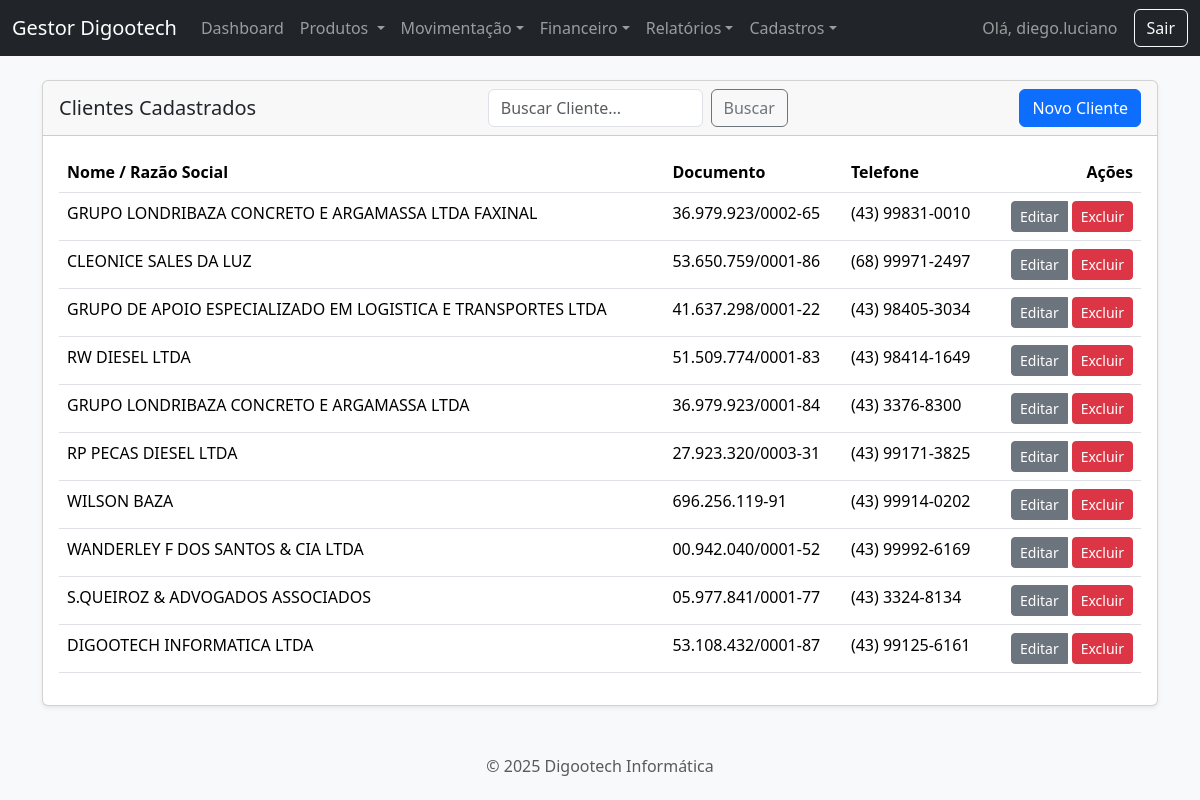
/clientes (signed in), run on the app's committed database.
### app.py (models this page shows, shortened)
class User(UserMixin, db.Model):
    id = db.Column(db.Integer, primary_key=True)
    username = db.Column(db.String(80), unique=True, nullable=False)
    password_hash = db.Column(db.String(200), nullable=False)

class Cliente(db.Model):
    id = db.Column(db.Integer, primary_key=True)
    tipo_pessoa = db.Column(db.String(10), nullable=False, default='FISICA')
    nome = db.Column(db.String(100), unique=True)
    cpf = db.Column(db.String(14), unique=True)
    razao_social = db.Column(db.String(150), unique=True)
    cnpj = db.Column(db.String(18), unique=True)
    inscricao_estadual = db.Column(db.String(20))
    email = db.Column(db.String(100))
    telefone = db.Column(db.String(11))
    cep = db.Column(db.String(9))
    rua = db.Column(db.String(150))
    numero = db.Column(db.String(20))
    bairro = db.Column(db.String(100))
    cidade = db.Column(db.String(100))
    uf = db.Column(db.String(2))
    ordens = db.relationship('OrdemServico', backref='cliente', lazy=True)
    @property
    def nome_exibicao(self): return self.nome if self.tipo_pessoa == 'FISICA' else self.razao_social
    @property
    def documento_exibicao(self):
        doc = self.cpf if self.tipo_pessoa == 'FISICA' else self.cnpj
        if not doc: return ""
        if self.tipo_pessoa == 'FISICA' and len(doc) == 11: return f"{doc[:3]}.{doc[3:6]}.{doc[6:9]}-{doc[9:]}"
        if self.tipo_pessoa == 'JURIDICA' and len(doc) == 14: return f"{doc[:2]}.{doc[2:5]}.{doc[5:8]}/{doc[8:12]}-{doc[12:]}"
        return doc
    @property
    def telefone_formatado(self):
        if not self.telefone: return ""
        n = len(self.telefone)
        if n == 11: return f"({self.telefone[:2]}) {self.telefone[2:7]}-{self.telefone[7:]}"
        if n == 10: return f"({self.telefone[:2]}) {self.telefone[2:6]}-{self.telefone[6:]}"
        return self.telefone

### app.py (the view, shortened to what this page needs)
@app.route('/clientes')
@login_required
def gerenciar_clientes():
    search_term = request.args.get('q', '')
    query = Cliente.query
    todos_clientes = query.order_by(Cliente.id.desc()).all()
    return render_template('clientes.html', clientes=todos_clientes, search_term=search_term)

### app.py (called while the page is built)
@login_manager.user_loader
def load_user(user_id):
    return db.session.get(User, int(user_id))

### templates/clientes.html
{% extends 'base.html' %}
{% block content %}
<div class="card shadow-sm">
    <div class="card-header d-flex justify-content-between align-items-center">
        <h2 class="h5 mb-0">Clientes Cadastrados</h2>
        <form action="{{ url_for('gerenciar_clientes') }}" method="GET" class="d-flex" style="width: 300px;">
            <input class="form-control me-2" type="search" placeholder="Buscar Cliente..." name="q" value="{{ search_term or '' }}">
            <button class="btn btn-outline-secondary" type="submit">Buscar</button>
        </form>
        <a href="{{ url_for('adicionar_cliente') }}" class="btn btn-primary">Novo Cliente</a>
    </div>
    <div class="card-body">
        <table class="table table-hover">
            <thead>
                <tr>
                    <th scope="col">Nome / Razão Social</th>
                    <th scope="col">Documento</th>
                    <th scope="col">Telefone</th>
                    <th scope="col" class="text-end">Ações</th>
                </tr>
            </thead>
            <tbody>
                {% for cliente in clientes %}
                <tr>
                    <td>{{ cliente.nome_exibicao }}</td>
                    <td>{{ cliente.documento_exibicao }}</td>
                    <td>{{ cliente.telefone_formatado }}</td>
                    <td class="text-end">
                        <div class="btn-group">
                            <a href="{{ url_for('editar_cliente', id=cliente.id) }}" class="btn btn-secondary btn-sm">Editar</a>
                            <form action="{{ url_for('deletar_cliente', id=cliente.id) }}" method="POST" class="ms-1" onsubmit="return confirm('ATENÇÃO: A exclusão é permanente. Deseja continuar?');">
                                <button type="submit" class="btn btn-danger btn-sm">Excluir</button>
                            </form>
                        </div>
                    </td>
                </tr>
                {% endfor %}
            </tbody>
        </table>
    </div>
</div>
{% endblock %}

### templates/base.html (shortened to what this page needs)
<!DOCTYPE html>
<html lang="pt-br">
<head>
    <link href="{{ url_for('static', filename='css/bootstrap.min.css') }}" rel="stylesheet">
    <link href="https://cdn.jsdelivr.net/npm/select2@4.1.0-rc.0/dist/css/select2.min.css" rel="stylesheet" />
    <link rel="stylesheet" href="https://cdn.jsdelivr.net/npm/select2-bootstrap-5-theme@1.3.0/dist/select2-bootstrap-5-theme.min.css" />
    <link rel="stylesheet" href="{{ url_for('static', filename='style.css') }}">
</head>
<body class="bg-light {{ body_class or '' }}">
    <nav class="navbar navbar-expand-lg navbar-dark bg-dark">
        <div class="container-fluid">
            <a class="navbar-brand" href="{{ url_for('dashboard') }}">Gestor Digootech</a>
            {% if current_user.is_authenticated %}
            <div class="collapse navbar-collapse" id="navbarNav">
                <ul class="navbar-nav me-auto mb-2 mb-lg-0">
                    <li class="nav-item"><a class="nav-link" href="{{ url_for('dashboard') }}">Dashboard</a></li>
                    <li class="nav-item dropdown">
                        <a class="nav-link dropdown-toggle" href="#" role="button" data-bs-toggle="dropdown" aria-expanded="false">
                            Produtos
                        </a>
                    </li>
                    <li class="nav-item dropdown">
                        <a class="nav-link dropdown-toggle" href="#" role="button" data-bs-toggle="dropdown">Movimentação</a>
                    </li>
                     <li class="nav-item dropdown">
                        <a class="nav-link dropdown-toggle" href="#" role="button" data-bs-toggle="dropdown">Financeiro</a>
                    </li>
                    <li class="nav-item dropdown">
                        <a class="nav-link dropdown-toggle" href="#" role="button" data-bs-toggle="dropdown">Relatórios</a>
                    </li>
                    <li class="nav-item dropdown">
                        <a class="nav-link dropdown-toggle" href="#" role="button" data-bs-toggle="dropdown">Cadastros</a>
                    </li>
                </ul>
                <span class="navbar-text me-3">Olá, {{ current_user.username }}</span>
                <a href="{{ url_for('logout') }}" class="btn btn-outline-light">Sair</a>
            </div>
            {% endif %}
        </div>
    </nav>
    <main class="container mt-4">
        {% block content %}{% endblock %}
    </main>
    <footer class="text-center text-muted mt-5 mb-3">
    <p>&copy; 2025 Digootech Informática</p>
    </footer>
</body>
</html>

### data on the page
User: username "diego.luciano"
Cliente: nome_exibicao "GRUPO LONDRIBAZA CONCRETO E ARGAMASSA LTDA FAXINAL", documento_exibicao "36.979.923/0002-65", telefone_formatado "(43) 99831-0010"
Cliente: nome_exibicao "CLEONICE SALES DA LUZ", documento_exibicao "53.650.759/0001-86", telefone_formatado "(68) 99971-2497"
Cliente: nome_exibicao "GRUPO DE APOIO ESPECIALIZADO EM LOGISTICA E TRANSPORTES LTDA", documento_exibicao "41.637.298/0001-22", telefone_formatado "(43) 98405-3034"
Cliente: nome_exibicao "RW DIESEL LTDA", documento_exibicao "51.509.774/0001-83", telefone_formatado "(43) 98414-1649"
Cliente: nome_exibicao "GRUPO LONDRIBAZA CONCRETO E ARGAMASSA LTDA", documento_exibicao "36.979.923/0001-84", telefone_formatado "(43) 3376-8300"
Cliente: nome_exibicao "RP PECAS DIESEL LTDA", documento_exibicao "27.923.320/0003-31", telefone_formatado "(43) 99171-3825"
Cliente: nome_exibicao "WILSON BAZA", documento_exibicao "696.256.119-91", telefone_formatado "(43) 99914-0202"
Cliente: nome_exibicao "WANDERLEY F DOS SANTOS & CIA LTDA", documento_exibicao "00.942.040/0001-52", telefone_formatado "(43) 99992-6169"
Cliente: nome_exibicao "S.QUEIROZ & ADVOGADOS ASSOCIADOS", documento_exibicao "05.977.841/0001-77", telefone_formatado "(43) 3324-8134"
Cliente: nome_exibicao "DIGOOTECH INFORMATICA LTDA", documento_exibicao "53.108.432/0001-87", telefone_formatado "(43) 99125-6161"
